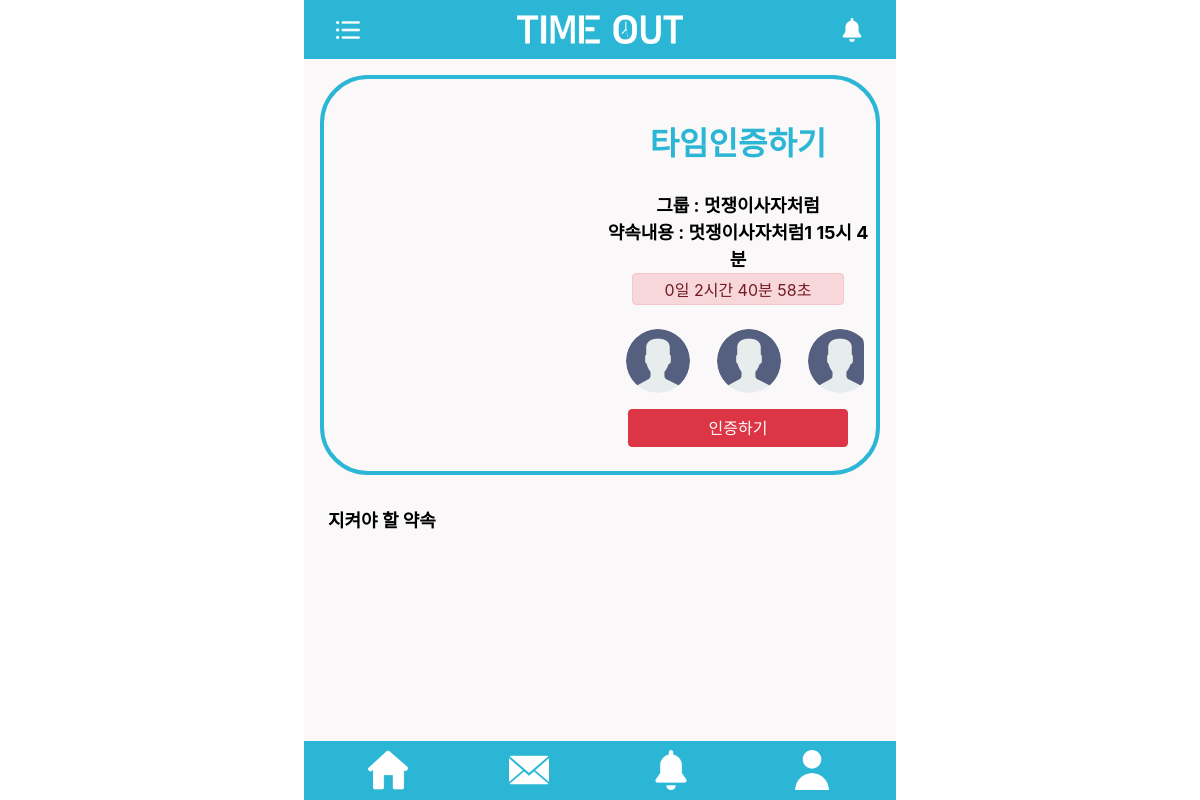
Page /map/ (signed in) on the committed database.
### mainapp/models.py (models this page shows, shortened)
class Schedule(models.Model):
    group_ac = models.ForeignKey(Group_account, on_delete= models.CASCADE, null =True)
    title = models.CharField(max_length=100,null = True, blank=True)
    date = models.DateTimeField('date published',null=True, blank=True)
    penalty = models.IntegerField(null= True, blank=True)
    location = models.CharField(max_length=100, null=True,blank=True)

class Group_account(models.Model):
    title = models.CharField(max_length=100, null=True, blank=True)
    group_money = models.IntegerField(default=0)
    members = models.ManyToManyField(User_account)

class User_account(models.Model):
    name = models.OneToOneField(User, on_delete=models.CASCADE, null=True)
    user_money = models.IntegerField(default=0)
    image = models.ImageField(upload_to='images/',default='', null=True, blank=True)
    nickname = models.CharField(max_length=100, null=True, blank=True)
    def __str__(self):
        return self.nickname

### mainapp/views.py (the view)
# urls.py: path('map/', mainapp.views.map, name='map'),
def map(request):
    nickname = User_account.objects.get(name = request.user)
    punishs= Punish.objects.filter(nick=nickname).values('schedule_id')
    sche = []
    first = []
    for key in punishs.all():
        sche.append(Schedule.objects.get(pk = key['schedule_id']))
    sche.sort(key=lambda r:r.date)
    if not sche:
        return render(request, 'map2.html')
    else:
        first=sche.pop(0)
        first.date += timedelta(hours=9)
        return render(request, 'map.html', {'schedule':sche, 'first':first})

### mainapp/templates/map.html (shortened to what this page needs)
<!DOCTYPE html>
<html>
<head>
    <link rel="stylesheet" type="text/css" href="../static/css/map.css">
    <link rel="stylesheet" href="https://stackpath.bootstrapcdn.com/bootstrap/4.3.1/css/bootstrap.min.css"
>
</head>
<body>
    <div class="center">
        <div class="page">
            <div class="head-bar">
                <a href="./"><img id="icon1" src="../static/img/list.png" alt=""></a>
                <a href="./index.html"><img id="logo" src="../static/img//로고화이트.png" alt=""></a>
                <a href="./"><img id="icon2" src="../static/img/bell.png" alt=""></a>
            </div>
            {% if first %}
            <div class="arrive">
                <div class="map">
                    <div id="map"></div>
                </div>
                <div class="map-bottom">
                    <div class="arrive-content">
                        <span id="reach-pc">타임인증하기</span>
                        <span id="group-name">그룹 : {{first.group_ac.title}}</span>
                        <span id="schedule">약속내용 : {{first.title}} {{first.date.hour}}시 {{first.date.minute}}분</span>
                        <div id="red" class="alert alert-danger" role="alert">
                            <p id="demo" name="{{asdfa}}"></p>
                        </div>
                    </div>
                    <div class="arrive-button">
                        <div class="group-img">
                            {% for first_img in first.group_ac.members.all %}
                            {% if not first_img.image %}
                            <img id="member-img" src="../static/img/basic.png">
                            {% else %}
                            <img id="member-img" src="{{first_img.image.url}}">
                            {% endif %}
                            {% endfor %}
                        </div>
                        <a href="{% url 'confirm' first.id %}"><button type="button" class="btn btn-danger"
                                id="timeout">인증하기</button></a>
                    </div>
                </div>
            </div>
            <div class="bottom">
                <p id="schedule-list" style="color:black;">지켜야 할 약속</p>
                <div class="schedule-scroll">
                </div>
            </div>
            {% else %}
            <br><br><br><br>
            <h1>약속이없습니다.</h1>
            {% endif %}
            <div class="foot-bar">
                <a href="{% url 'home' %}"><img id="foot-home" src="../static/img/home.png" alt=""></a>
                <a href="{% url 'check' %}"><img id="foot-invite" src="../static/img/invite.png" alt=""></a>
                <a href="{% url 'map' %}"><img id="foot-bell" src="../static/img/bell.png" alt=""></a>
                <a href="{% url 'portfolio' %}"><img id="foot-user" src="../static/img/user.png" alt=""></a>
            </div>
        </div>
    </div>
</body>
</html>

### mainapp/static/css/map.css (style rules this page uses)
@media screen and (min-width:550px) { .center { display: flex; flex-direction: column; align-items: center; justify-content: center; } }
@media screen and (min-width:550px) { .page { width: 37rem; height:100vh; background-color: #faf8f8; } }
@media screen and (min-width:550px) { .head-bar { top:0; position: fixed; height: 3.7rem; background-color: rgb(42 182 212); display: flex; justify-content: space-between; width: 37rem; align-items: center; text-align: center; margin: 0 auto; } }
@media screen and (min-width:550px) { #icon1 { width: auto; height: 1.5rem; margin-left: 2rem; } }
@media screen and (min-width:550px) { #logo { width: auto; height: 1.8rem; } }
@media screen and (min-width:550px) { #icon2 { width: auto; height: 1.5rem; margin-right: 2rem; } }
@media screen and (min-width:550px) { .arrive { margin-top: 4.7rem; margin-right: auto; margin-left: auto; width: 35rem; height: 25rem; border-radius: 3rem; border: 0.3rem solid rgb(42 182 212); display: flex; justify-content: space-between; background-color: #faf8f8; } }
@media screen and (min-width:550px) { .map { margin-top: 2em; width: 50%; height: auto; } }
@media screen and (min-width:550px) { #map { width: 95%; height: 18rem; margin: 1rem .3rem; border-radius: 1rem; } }
@media screen and (min-width:550px) { .map-bottom { width: 50%; display: flex; flex-direction: column; justify-content: center; } }
@media screen and (min-width:550px) { .arrive-content { display: flex; flex-direction: column; } }
@media screen and (min-width:550px) { .arrive-content #reach-pc { font-size: xx-large; font-weight: bold; text-align: center; color: rgb(42 182 212); margin: 1rem; } }
@media screen and (min-width:550px) { .arrive-content #group-name { margin-top: .5rem; font-size: large; font-weight: bold; text-align: center; color: black; } }
@media screen and (min-width:550px) { .arrive-content #schedule { font-size: large; font-weight: bold; text-align: center; color: black; } }
@media screen and (min-width:550px) { .arrive-button .group-img { width: 95%; display: flex; margin-top: .5rem; overflow-x: scroll; overflow-y: hidden; height: 4rem; border-radius: 1rem; margin-right: 0.2rem; margin-left: 0.1rem; } }
@media screen and (min-width:550px) { .arrive-button .group-img #member-img { width: 4rem; height: 4rem; border-radius: 50%; margin-left: 1.5rem; margin-right: .2rem; } }
@media screen and (min-width:550px) { #timeout { margin-top: 1rem; width: 80%; margin-left: 10%; } }
@media screen and (min-width:550px) { .bottom { height: 15.5rem; background-color: #faf8f8; width: 37rem; margin: 0 auto; margin-top: .6rem; } }
@media screen and (min-width:550px) { #schedule-list { font-weight: bold; font-size: large; padding-top: 1.5rem; padding-left: 1.5rem; } }
@media screen and (min-width:550px) { .schedule-scroll { height: 6.6rem; overflow: scroll; } }
@media screen and (min-width:550px) { #red { text-align: center; margin-right: 2em; margin-left: 2em; height: 2em; } }
@media screen and (min-width:550px) { #demo { margin-top: -0.5em; } }
@media screen and (min-width:550px) { .foot-bar { bottom: 0; position: fixed; height: 3.7rem; background-color: rgb(42 182 212); display: flex; justify-content: space-between; width: 37rem; align-items: center; margin: 0 auto; } }
@media screen and (min-width:550px) { #foot-home { width: auto; height: 2.5rem; margin-left:4rem; } }
@media screen and (min-width:550px) { #foot-invite { width: auto; height: 2.5rem; } }
@media screen and (min-width:550px) { #foot-bell { width: auto; height: 2.5rem; } }
@media screen and (min-width:550px) { #foot-user { width: auto; height: 2.5rem; margin-right:4rem; } }

### rows in the picture
Schedule: group_ac "멋쟁이사자처럼", title "멋쟁이사자처럼1", date.hour "15", date.minute "4"
